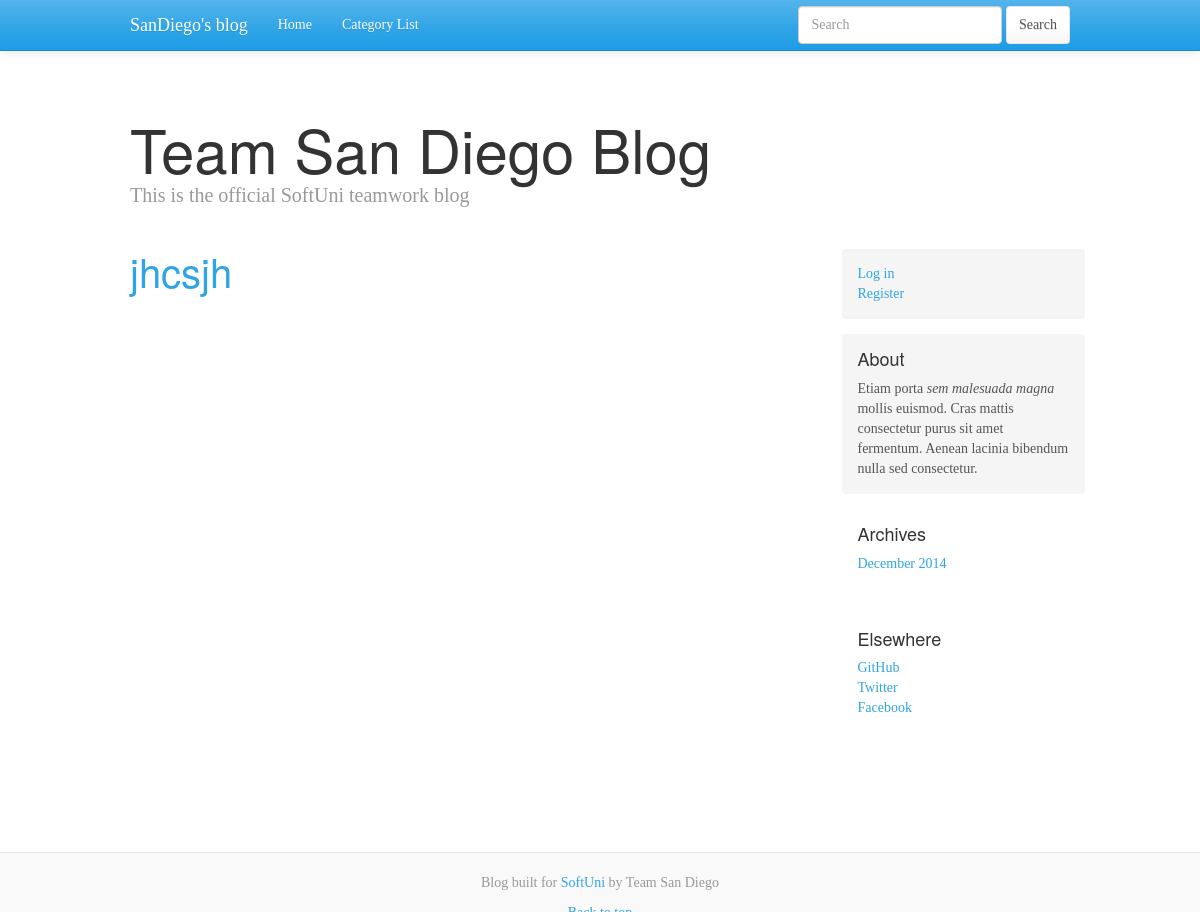
The page /archive.php?month=December&year=2014 on the database as committed earlier.
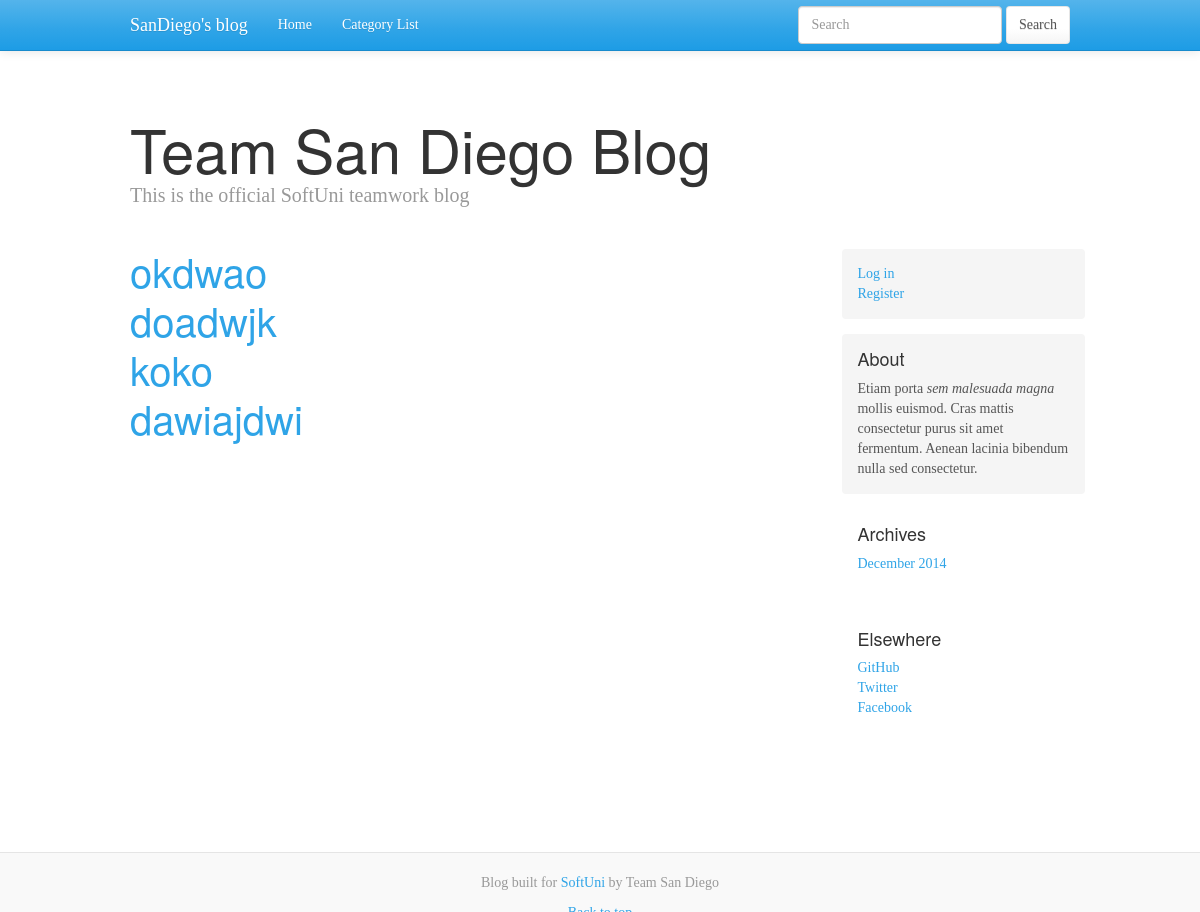
The same page on the database as committed later.
### tables this page shows
CREATE TABLE IF NOT EXISTS `posts` (
  `id` int(11) NOT NULL AUTO_INCREMENT,
  `title` varchar(255) NOT NULL,
  `article` text NOT NULL,
  `author` int(11) NOT NULL,
  `cat_id` int(11) NOT NULL,
  `date` int(11) NOT NULL,
  `visits` int(11) NOT NULL,
  PRIMARY KEY (`id`)
);

### archive.php (called while the page is built, shortened)
<?php
include_once DX_ROOT_DIR . 'views/templates/default_template.php';

### resources/func/blog.php (the view, shortened to what this page needs)
<?php
function getArchivesArticles($month, $year)
{
    global $db;
    $query = "SELECT * FROM posts";
    try {
        $stmt = $db->prepare($query);
        $stmt->execute();
        $articles = $stmt->fetchAll();
        foreach ($articles as $article) {
            $date = $article['date'];
            $DByear = date("Y", $date);
            $DBmonth = date("F", $date);
            if ($DByear == $year && $DBmonth == $month) {
                $id = $article['id'];
                $title = $article['title'];
                echo "<h2 class='blog-post-title'><a
                        href='index.php?id=$id'>$title</a>
                </h2>";
            }
        }
    } catch (PDOException $ex) {
        die("Failed to run query: ");
    }
}
function getArchives()
{
    global $db;
    $query = "SELECT date FROM posts";
    try {
        $stmt = $db->prepare($query);
        $stmt->execute();
        $dates = $stmt->fetchAll();
        $years = array(
            2013 => array(
                'January' => 0,
                'February' => 0,
                'March' => 0,
                'April' => 0,
                'May' => 0,
                'June' => 0,
                'July' => 0,
                'August' => 0,
                'September' => 0,
                'October' => 0,
                'November' => 0,
                'December' => 0,
            ),
            2014 => array(
                'January' => 0,
                'February' => 0,
                'March' => 0,
                'April' => 0,
                'May' => 0,
                'June' => 0,
                'July' => 0,
                'August' => 0,
                'September' => 0,
                'October' => 0,
                'November' => 0,
                'December' => 0,
            )
        );
        foreach ($dates as $date) {
            $year = date("Y", $date['date']);
            $month = date("F", $date['date']);
            $years[$year][$month]++;
        }
        foreach ($years as $yearKey => $year) {
            foreach ($year as $monthKey => $monthOutput) {
                if ($monthOutput > 0) {
                    echo "<li><a href='archive.php?month=$monthKey&year=$yearKey'>$monthKey $yearKey</a></li>";
                }
            }
        }
    } catch (PDOException $ex) {
        die("Failed to run query: ");
    }
}

Rows that differ between the two databases and show on the page:
removed posts: title "jhcsjh"
added posts: title "okdwao"
added posts: title "doadwjk"
added posts: title "koko"
added posts: title "dawiajdwi"
